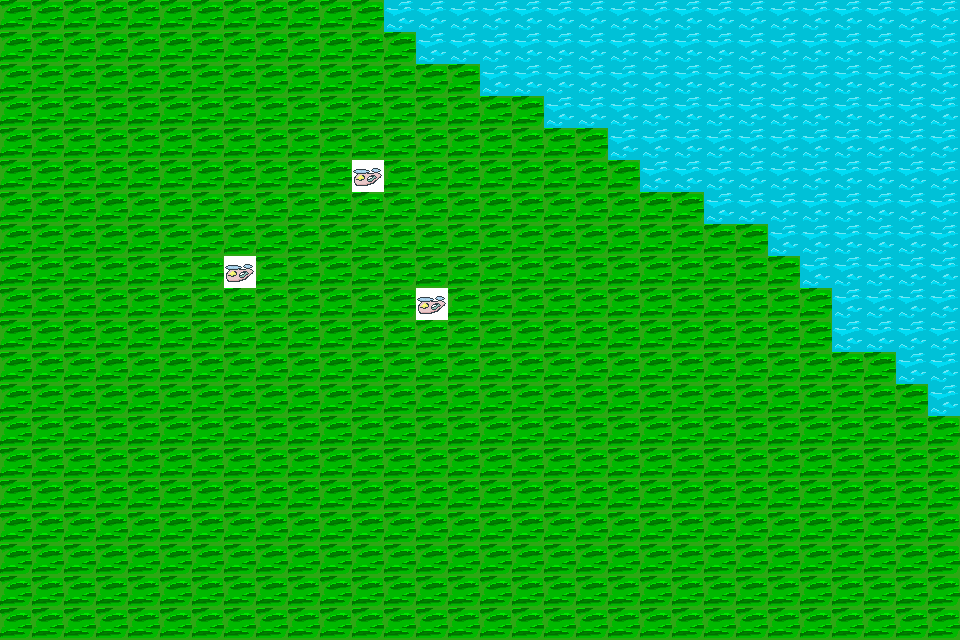

This is a level from a 2D game, rendered from its Tiled map with the project's own tilesets. A one-line summary and the map file follow, with tile-layer data summarised:
An orthogonal 30x20 tile map with 32x32 px tiles, 2 tile layers (Tile Layer, Unit Layer), 2 tilesets.

<map version="1.0" orientation="orthogonal" width="30" height="20" tilewidth="32" tileheight="32">
 <properties>
  <property name="numPlayers" value="2" />
 </properties>
 <tileset firstgid="1" name="Extra Medium" tilewidth="32" tileheight="32">
  <image source="Extra Medium.png" trans="ffffff" width="320" height="160" />
 </tileset>
 <tileset firstgid="51" name="Extra Medium2" tilewidth="32" tileheight="32">
  <image source="Extra Medium2.png" trans="ffffff" width="320" height="160" />
 </tileset>
 <layer name="Tile Layer" width="30" height="20">
  <data>[600 cells, 600 non-empty, 2 distinct tile ids]</data>
 </layer>
 <layer name="Unit Layer" width="30" height="20">
  <data>[600 cells, 3 non-empty, 1 distinct tile ids]</data>
 </layer>
</map>